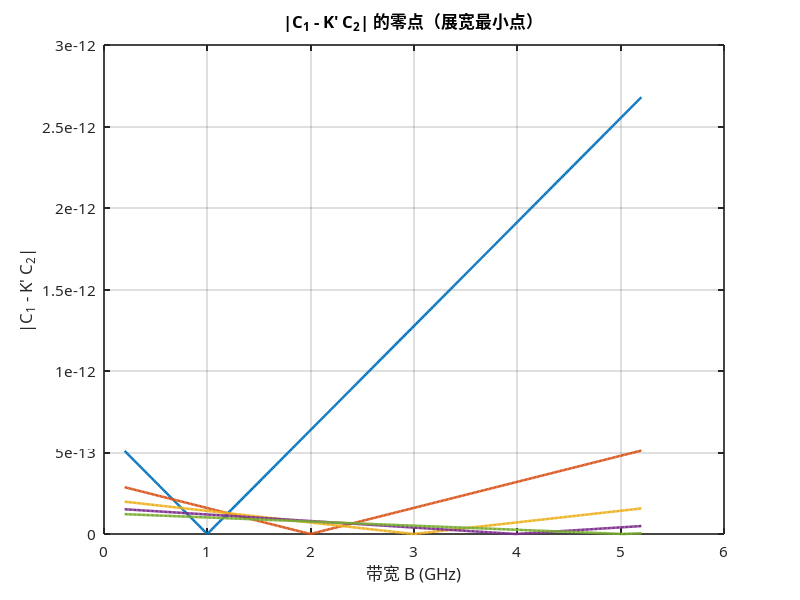

Write MATLAB code to recreate this figure. (Note: this script raises an error after producing the figure.)
%% plot_fig_3_7_bandwidth_zero_point.m
% 论文图3-7：|C1 - K' C2| 的零点（展宽最小点）示意
% 生成日期：2026-01-24
% 对应章节：3.3.3 频谱展宽的非单调性
%
% 图表核心表达：
% - 展示 |C1 - K' C2| 随带宽 B 的变化
% - 标注理论零点 B0（对应展宽最小点/零点）

clear; clc; close all;

%% 1. 参数设置（与前文一致）
f0 = 34e9;                     % 起始频率 (Hz)
omega0 = 2*pi*f0;              % 起始角频率 (rad/s)
T_m = 1e-3;                    % 调制周期 (s)
tau0 = 1e-9;                   % 群时延零阶项 (s)

% 选择一组参数，使零点落在 5 GHz 以内
% 固定 tau2，通过数值反解 tau1 使 B0 落在指定范围
tau2 = 1e-30;                  % tau2 = 1 fs^2/Hz (s^3)
B0_targets = [1, 2, 3, 4, 5] * 1e9; % 目标零点 (Hz)

% 带宽范围
B = linspace(0.2e9, 5.2e9, 400);   % 0.2-5.2 GHz
Kp = 2*pi*B/T_m;

%% 2. 计算 |C1 - K' C2|
% 反解 tau1，使 |C1 - K' C2| = 0 对应 B0
% 方程：B0 = (C1/C2) * T_m/(2*pi)
solve_tau1 = @(B0) fzero( ...
    @(t1) ( (omega0*tau2 + 2*t1) / (t1.^2 + tau0*tau2) ) * T_m/(2*pi) - B0, ...
    1e-12);

tau1_list = arrayfun(solve_tau1, B0_targets);
valid_mask = isfinite(tau1_list);
B0_targets = B0_targets(valid_mask);
tau1_list = tau1_list(valid_mask);

% 计算 |C1 - K' C2|
abs_term_all = zeros(numel(tau1_list), numel(B));
for i = 1:numel(tau1_list)
    t1 = tau1_list(i);
    C1 = omega0*tau2 + 2*t1;
    C2 = t1^2 + tau0*tau2;
    abs_term_all(i, :) = abs(C1 - Kp.*C2);
end

%% 3. 绘图
figure('Position', [120, 140, 820, 520], 'Color', 'w');
set(0, 'DefaultAxesFontName', 'SimHei');
set(0, 'DefaultTextFontName', 'SimHei');

colors = lines(numel(tau1_list));
for i = 1:numel(tau1_list)
    plot(B/1e9, abs_term_all(i, :), 'LineWidth', 1.8, 'Color', colors(i, :));
    hold on;
end
grid on;
xlabel('带宽 B (GHz)');
ylabel('|C_1 - K'' C_2|');
title('|C_1 - K'' C_2| 的零点（展宽最小点）');
set(gca, 'FontSize', 11, 'LineWidth', 1.2, 'Box', 'on');

% 标注零点
for i = 1:numel(B0_targets)
    xline(B0_targets(i)/1e9, ':', 'Color', colors(i, :), 'LineWidth', 1.2);
end

% 在图例中补充 tau1/tau2 取值说明
legend_entries = cell(1, numel(B0_targets));
for i = 1:numel(B0_targets)
    legend_entries{i} = sprintf('B_0=%.0f GHz, \\tau_1=%.3f ps/Hz, \\tau_2=%.2f fs^2/Hz', ...
        B0_targets(i)/1e9, tau1_list(i)/1e-12, tau2/1e-30);
end
legend(legend_entries, 'Location', 'northeast');

%% 4. 保存图表
output_dir = fullfile(fileparts(mfilename('fullpath')), '..', 'figures');
if ~exist(output_dir, 'dir')
    mkdir(output_dir);
end

export_thesis_figure(gcf, '图3-7_展宽零点示意', 14, 300, 'SimHei');

fprintf('✓ 图3-7 已保存至 final_output/figures/\\n');
